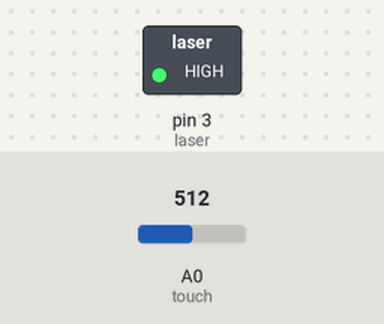
Simulated run of this sketch. Board: Arduino Uno, built with avr-gcc and run on an emulated ATmega328P. Parts: switched loads named in the sketch (green lamp = pin HIGH). The inputs (shaded band) are chosen by the test bench; at power-on: A0 (touch) = 512.

Above: at 1.2 s.
1.3 s: A0 (touch) set to 989
2.8 s: A0 (touch) set to 1011
At 3.3 s:
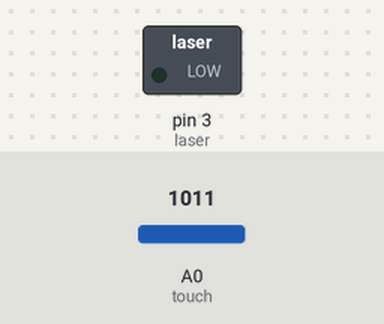
4.3 s: A0 (touch) set to 990
At 5.5 s:
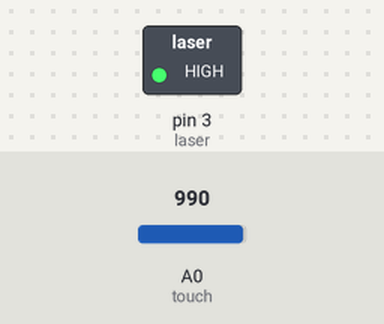
5.8 s: A0 (touch) set to 1010
At 7.0 s:
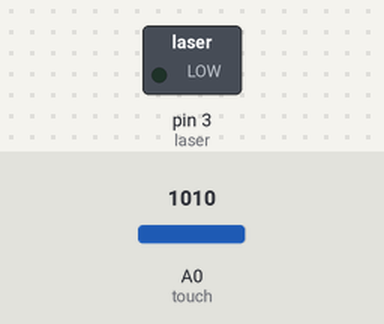
Timing chart, 0 to 8.3 s (numbered marks = the images above; inputs shaded):
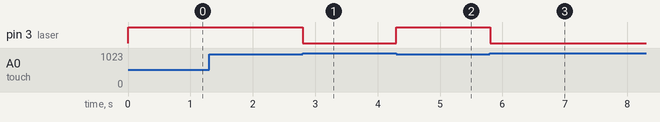

The sketch:

Touch.ino
```cpp
#define laser 3
#define touch A0

void setup(){
    pinMode(touch, INPUT);
    pinMode(laser, OUTPUT);
    Serial.begin(9600);
}
void loop(){
   if (analogRead(touch) < 1000)
   {
    digitalWrite(laser, HIGH);
   }
    else
    {
     digitalWrite (laser, LOW);
    }
    delay(10);
}
```

Measured:
- the behaviour switches between 999 and 1000 on A0 (touch) (found by bisection; images 0 and 1)
- after the input at 1.3 s, every drawn part: stays the same
- after the input at 2.8 s, pin 3 (laser): HIGH → LOW at once
- after the input at 4.3 s, pin 3 (laser): LOW → HIGH at once
- after the input at 5.8 s, pin 3 (laser): HIGH → LOW at once
